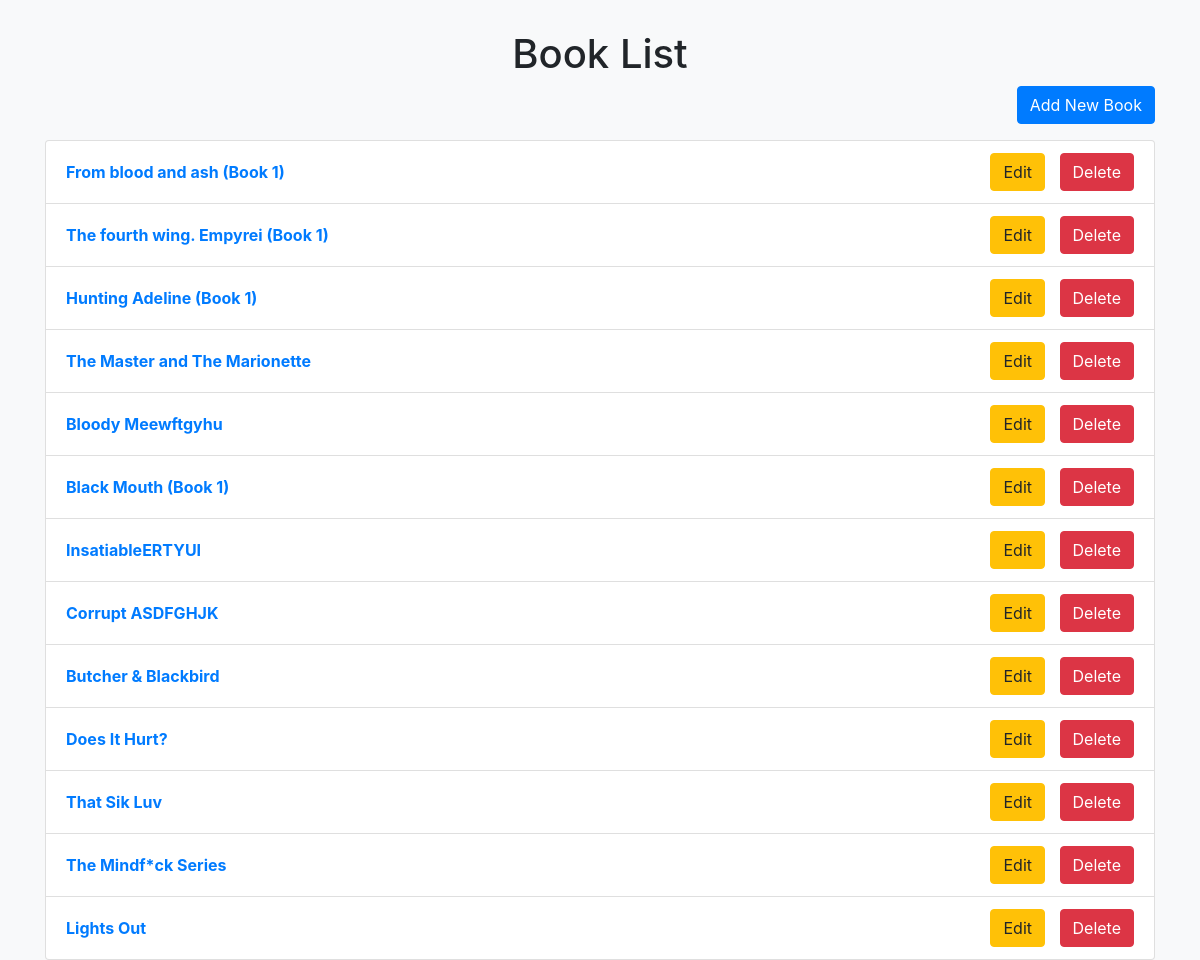
The page /books/ on the database its author committed.
### library/models.py (models this page shows, shortened)
class Book(models.Model):
    book_name = models.CharField(max_length=50)
    book_autor = models.CharField(max_length=100)
    book_genre = models.CharField(max_length=100)
    book_lenguage = models.CharField(max_length=30)
    book_year_of_public = models.IntegerField()
    book_publisher = models.CharField(max_length=100, default="unknown")
    book_price = models.DecimalField(max_digits=10, decimal_places=2)
    book_article = models.CharField(max_length=10)
    book_pages = models.IntegerField()
    book_cover = models.CharField(max_length=100) # add options
    book_description = models.TextField()
    book_availability = models.BooleanField(default=True)
    book_photo = models.ImageField(upload_to='photos/', default='default.jpg')

### library/views.py (the view)
# urls.py: path('books/', book_list, name='book_list'),
def book_list(request):
    books = Book.objects.all()
    return render(request, 'library/book_list.html', {'books': books})

### library/templates/library/book_list.html (shortened to what this page needs)
<!DOCTYPE html>
<html lang="en">
<head>
    <link href="https://stackpath.bootstrapcdn.com/bootstrap/4.5.2/css/bootstrap.min.css" rel="stylesheet">
</head>
<body>
    <div class="container">
        <h1 class="text-center">Book List</h1>
        <div class="text-right mb-3">
            <a href="{% url 'book_create' %}" class="btn btn-primary">Add New Book</a>
        </div>
        <ul class="list-group">
            {% for book in books %}
                <li class="list-group-item d-flex justify-content-between align-items-center">
                    <a href="{% url 'book_detail' book.pk %}" class="book-link">{{ book.book_name }}</a>
                    <div>
                        <a href="{% url 'book_update' book.pk %}" class="btn btn-warning btn-custom">Edit</a>
                        <a href="{% url 'book_delete' book.pk %}" class="btn btn-danger btn-custom">Delete</a>
                    </div>
                </li>
            {% endfor %}
        </ul>
    </div>
</body>
</html>

### library/templates/library/book_list.html (style rules this page uses)
body { background-color: #f8f9fa; }
.container { margin-top: 30px; }
.book-link { font-weight: bold; text-decoration: none; color: #007bff; }
.btn-custom { margin-left: 10px; }

### rows shown on the page
Book: book_name "From blood and ash (Book 1)"
Book: book_name "The fourth wing. Empyrei (Book 1)"
Book: book_name "Hunting Adeline (Book 1)"
Book: book_name "The Master and The Marionette"
Book: book_name "Bloody Meewftgyhu"
Book: book_name "Black Mouth (Book 1)"
Book: book_name "InsatiableERTYUI"
Book: book_name "Corrupt ASDFGHJK"
Book: book_name "Butcher & Blackbird"
Book: book_name "Does It Hurt?"
Book: book_name "That Sik Luv"
Book: book_name "The Mindf*ck Series"
Book: book_name "Lights Out"
